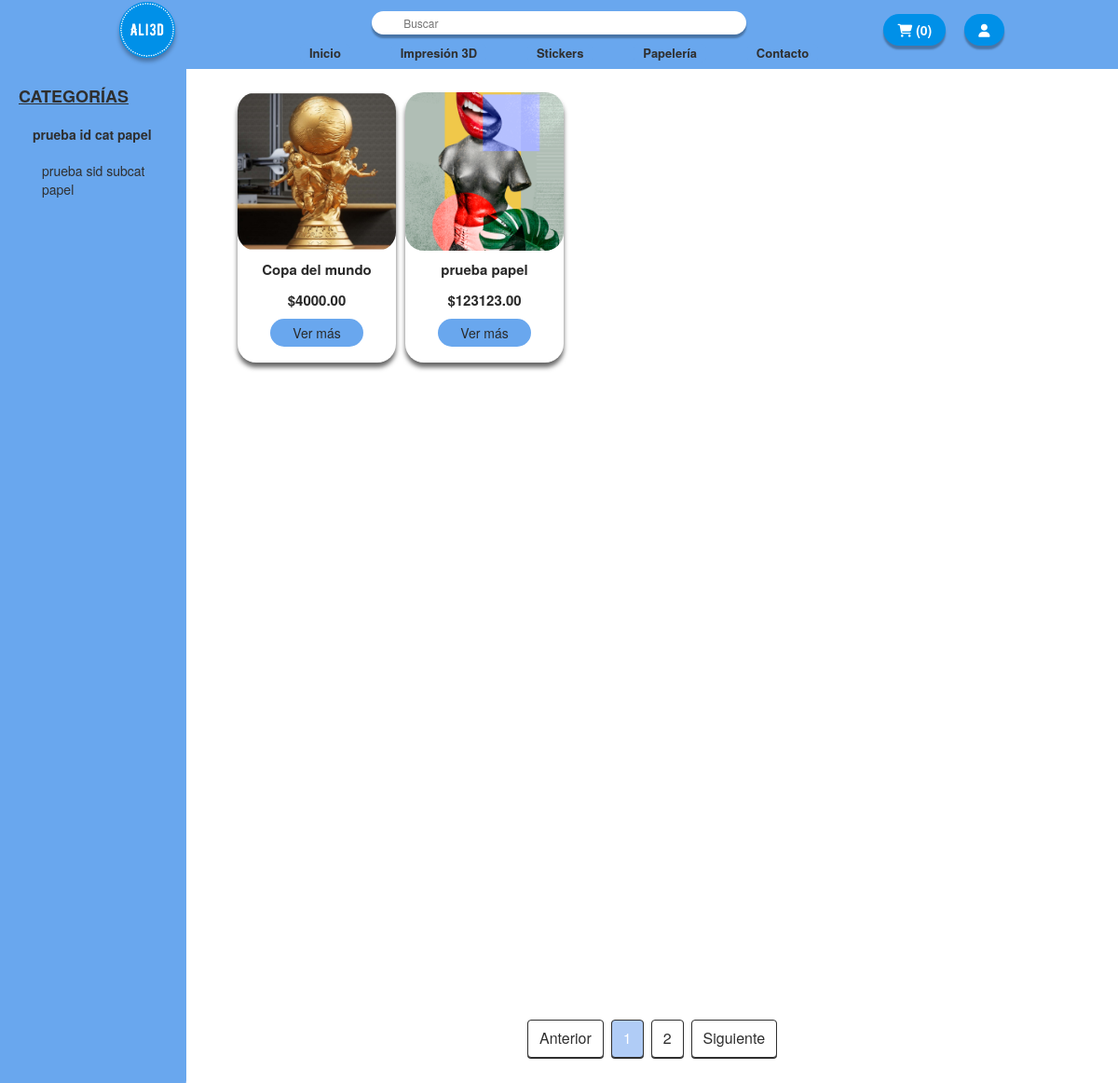
The app's page /app/tienda_papel.php?is_3d=3, older data.
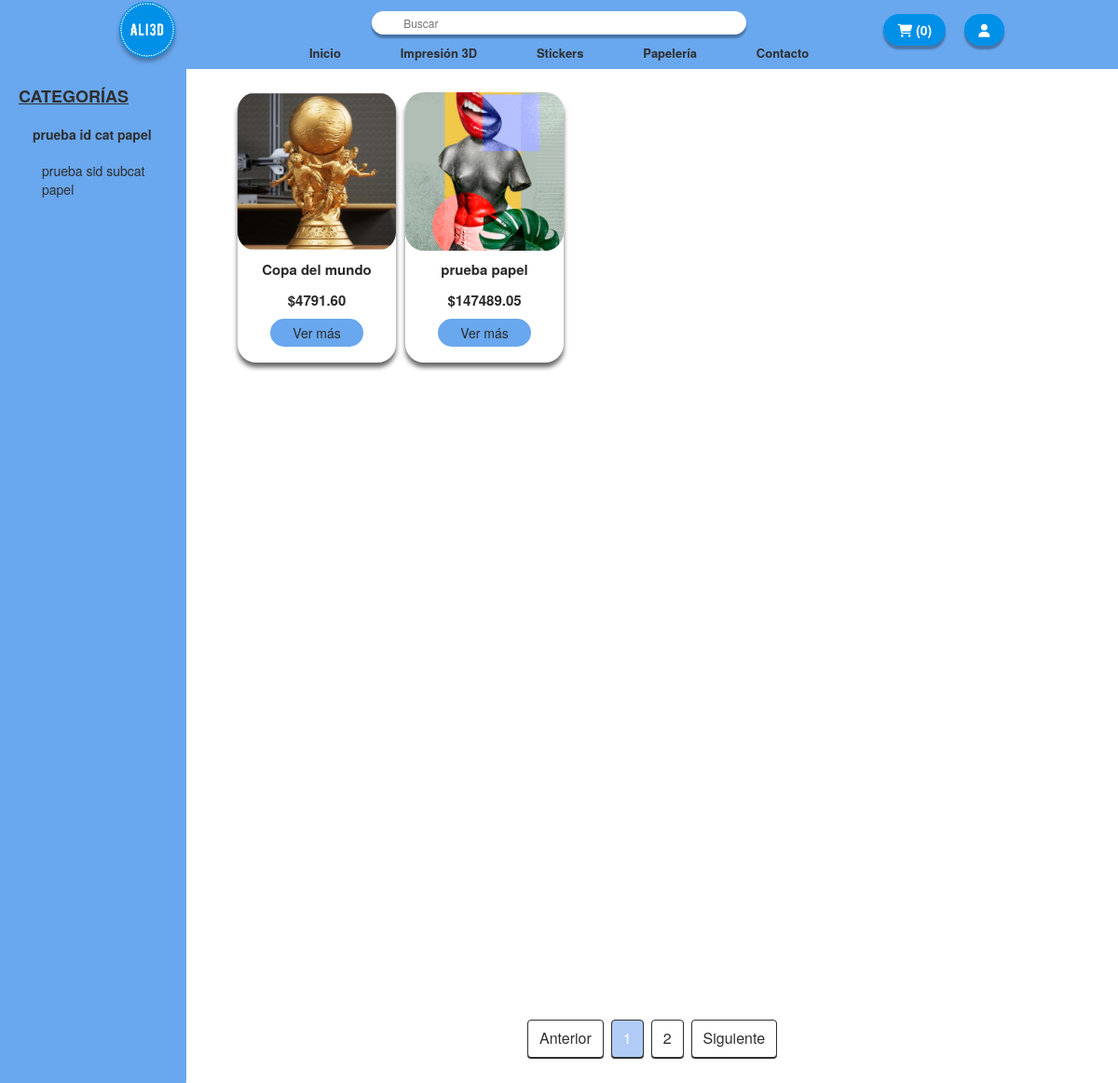
The same page, newer data.
### tables this page shows
CREATE TABLE `productos` (
  `id` int(11) NOT NULL,
  `nombre` varchar(255) DEFAULT NULL,
  `descripcion` text DEFAULT NULL,
  `precio` decimal(10,2) DEFAULT NULL,
  `id_categoria` int(4) DEFAULT NULL,
  `id_subcategoria` int(4) NOT NULL,
  `stock` int(4) NOT NULL,
  `popular` int(11) NOT NULL DEFAULT 0,
  `imagen` varchar(255) DEFAULT NULL,
  `imagen2` text NOT NULL,
  `imagen3` text NOT NULL,
  `imagen4` text NOT NULL,
  `is_3d` int(1) NOT NULL,
  `precio_ant` decimal(10,2) NOT NULL
);

### app/tienda_papel.php (the view, shortened to what this page needs)
<?php
require('funciones.php');
?>
<!DOCTYPE html>
<html lang="es">
<head>
  <link rel="stylesheet" href="https://maxcdn.bootstrapcdn.com/bootstrap/3.4.1/css/bootstrap.min.css">
  <link rel="stylesheet" href="../estilos/estilo_navbar.css">
  <link rel="stylesheet" href="../estilos/estilo_tienda.css">
  <link rel="stylesheet" href="../estilos/estilo_productos_card.css">
</head>
<body>
  <?php
    include('navbar.php');
  ?>
  <section id="page">
    <div id="menu" class="col-md-2">
    <div class="list-group">
      <h4>CATEGORÍAS</h4>
      <?php
        $is_3d = isset($_GET['is_3d']) ? $_GET['is_3d'] : '';
        $query_categorias = "SELECT id_cat_papel, nombre_cat_papel FROM categorias_papel";
        $result_categorias = mysqli_query($conexion, $query_categorias);
        while ($categoria = mysqli_fetch_assoc($result_categorias)) {
            $enlace_categoria = "tienda_papel.php?categoria=" . $categoria['id_cat_papel'];
            $enlace_categoria .= ($is_3d !== '') ? "&is_3d=$is_3d" : '';
            echo '<a href="' . $enlace_categoria . '" class="list-group-item" id="main-category">' . $categoria['nombre_cat_papel'] . '</a>';
            $query_subcategorias = "SELECT id_subcat_papel, nombre_subcat_papel FROM subcategorias_papel WHERE id_cat_papel=" . $categoria['id_cat_papel'];
            $result_subcategorias = mysqli_query($conexion, $query_subcategorias);
            while ($subcategoria = mysqli_fetch_assoc($result_subcategorias)) {
                $enlace_subcategoria = "tienda_papel.php?categoria=" . $categoria['id_cat_papel'] . '&subcategoria=' . $subcategoria['id_subcat_papel'];
                $enlace_subcategoria .= ($is_3d !== '') ? "&is_3d=$is_3d" : '';
                echo '<a href="' . $enlace_subcategoria . '" class="list-group-item" id="sub-category">' . $subcategoria['nombre_subcat_papel'] . '</a>';
            }
        }
      ?>
    </div>
  </div>
  <section id="seccion-productos">
    <div class="productos">
      <ul class="productos-list">
          <?php
            $is_3d = isset($_GET['is_3d']) ? $_GET['is_3d'] : '';
            $productosArray = [];
            while ($producto = mysqli_fetch_array($resultado)) {
                $productosArray[] = $producto;
            }
            if ($is_3d !== '') {
                $productosFiltrados = array_filter($productosArray, function($producto) use ($is_3d) {
                    return $producto['is_3d'] == $is_3d;
                });
            } else {
                $productosFiltrados = $productosArray;
            }
            $productos_por_pagina = 15;
            if (isset($_GET['pagina'])) {
                $pagina_actual = intval($_GET['pagina']);
            } else {
                $pagina_actual = 1;
            }
            $offset = ($pagina_actual - 1) * $productos_por_pagina;
            $productosMostrar = array_slice($productosFiltrados, $offset, $productos_por_pagina);
            foreach ($productosMostrar as $producto) {
              echo "<div class='card'><a href='producto.php?id=" . $producto['id'] . "'>";
              echo "<div class='card-img'><img class='card-img' src='" . $producto['imagen'] . "' alt='" . $producto['nombre'] . "'></div>";
              echo "<div class='card-info'>";
              echo "<p class='text-title'>" . $producto['nombre'] . "</p>";
              echo "</div>";
              echo "<div class='card-footer'>";
              echo "<span class='text-title current-price'>$" . $producto['precio'] . "</span></a>";
              echo "<a href='producto.php?id=" . $producto['id'] . "'><div class='card-button'> Ver más";
              echo "</div></a>";
              echo "</div></div>";
            }
          ?>
  </section>
  <div class="pagination">
    <?php
      $is_3d = isset($_GET['is_3d']) ? $_GET['is_3d'] : '';
      if (isset($_GET['pagina'])) {
          $pagina_actual = intval($_GET['pagina']);
      } else {
          $pagina_actual = 1;
      }
      $query_total = "SELECT COUNT(*) as total FROM productos";
      $resultado_total = mysqli_query($conexion, $query_total);
      $fila_total = mysqli_fetch_assoc($resultado_total);
      $total_productos = $fila_total['total'];
      $total_paginas = ceil($total_productos / $productos_por_pagina);
      $pagina_anterior = $pagina_actual - 1;
      $enlace_anterior = ($pagina_anterior > 1) ? "tienda_papel.php?pagina=$pagina_anterior&is_3d=$is_3d" : "tienda_papel.php?pagina=1&is_3d=$is_3d";
      echo "<a href='$enlace_anterior'>Anterior</a>";
      for ($i = 1; $i <= $total_paginas; $i++) {
          $enlace_pagina = "tienda_papel.php?pagina=$i&is_3d=$is_3d";
          if ($i == $pagina_actual) {
              echo "<span class='current'>$i</span>";
          } else {
              echo "<a href='$enlace_pagina'>$i</a>";
          }
      }
      $pagina_siguiente = $pagina_actual + 1;
      $enlace_siguiente = ($pagina_siguiente <= $total_paginas) ? "tienda_papel.php?pagina=$pagina_siguiente&is_3d=$is_3d" : "tienda_papel.php?pagina=$total_paginas&is_3d=$is_3d";
      echo "<a href='$enlace_siguiente'>Siguiente</a>";
    ?>
</div>
  </section>
  </body>
</html>

Row changes from the older to the newer data that the page shows:
changed productos "Copa del mundo": precio "4000.00" → "4791.60"
changed productos "prueba papel": precio "123123.00" → "147489.05"
